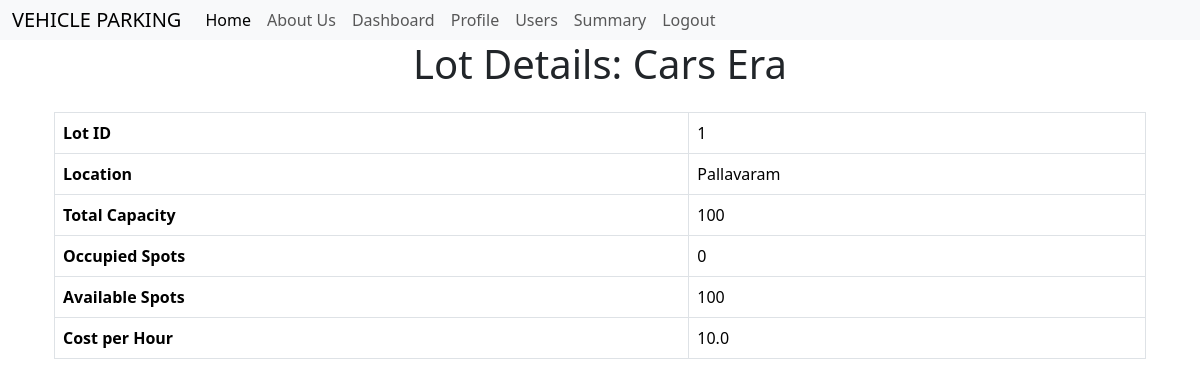
The page /admin/1/show (signed in) on the database its author committed.
### models.py (models this page shows)
class ParkingLot (db.Model):
     __tablename__ = 'parking_lot'
     lot_id = db.Column(db.String(250),primary_key=True)
     lot_name = db.Column(db.String(250), nullable=False)
     location = db.Column(db.String(250), nullable=False)
     capacity = db.Column(db.Integer, nullable=False)
     per_hour_cost = db.Column(db.Float, nullable=False)

### routes.py (the view)
@app.route('/admin/<string:lot_id>/show')
@admin_required
def show_lot(lot_id):
    lot = ParkingLot.query.get(lot_id)
    if not lot:
        flash("Lot not found.", "danger")
        return redirect(url_for('admin'))
    occupied = ParkingSpot.query.filter_by(lot_id=lot_id, availability=False).count()
    available = lot.capacity - occupied
    return render_template('lot/show_lot.html', lot=lot, occupied=occupied, available=available)

### routes.py (called while the page is built)
def admin_required(func):
    @wraps(func)
    def inner(*args,**kwargs):
        if 'user_id' not in session:
            flash('Please login to continue')
            return redirect(url_for('index'))
        user=Users.query.get(session['user_id'])
        if not user.is_admin:
            flash('You are not authorised to view this page')
            return redirect('index.html')
        return func(*args,**kwargs)
    return inner

@app.context_processor
def inject_user():
    if 'user_id' in session:
        user = Users.query.filter_by(user_id=session['user_id']).first()
        return dict(user=user)
    return dict(user=None)

### templates/lot/show_lot.html (shortened to what this page needs)
{% extends 'layout.html' %}
{% block content %}
    <h1 class="text-center mb-4">Lot Details: {{ lot.lot_name }}</h1>
<div class="container">
  <table class="table table-bordered">
    <tr><th>Lot ID</th><td>{{ lot.lot_id }}</td></tr>
    <tr><th>Location</th><td>{{ lot.location }}</td></tr>
    <tr><th>Total Capacity</th><td>{{ lot.capacity }}</td></tr>
    <tr><th>Occupied Spots</th><td>{{ occupied }}</td></tr>
    <tr><th>Available Spots</th><td>{{ available }}</td></tr>
    <tr><th>Cost per Hour</th><td>{{ lot.per_hour_cost }}</td></tr>
  </table>
</div>
{% endblock %}

### templates/layout.html (style rules this page uses)
body { margin: 0; padding: 0; }

### rows shown on the page
ParkingLot: lot_name "Cars Era", lot_id "1", location "Pallavaram", capacity "100", per_hour_cost "10.0"

### other values the page prints
{{ occupied }} "0"
{{ available }} "100"
